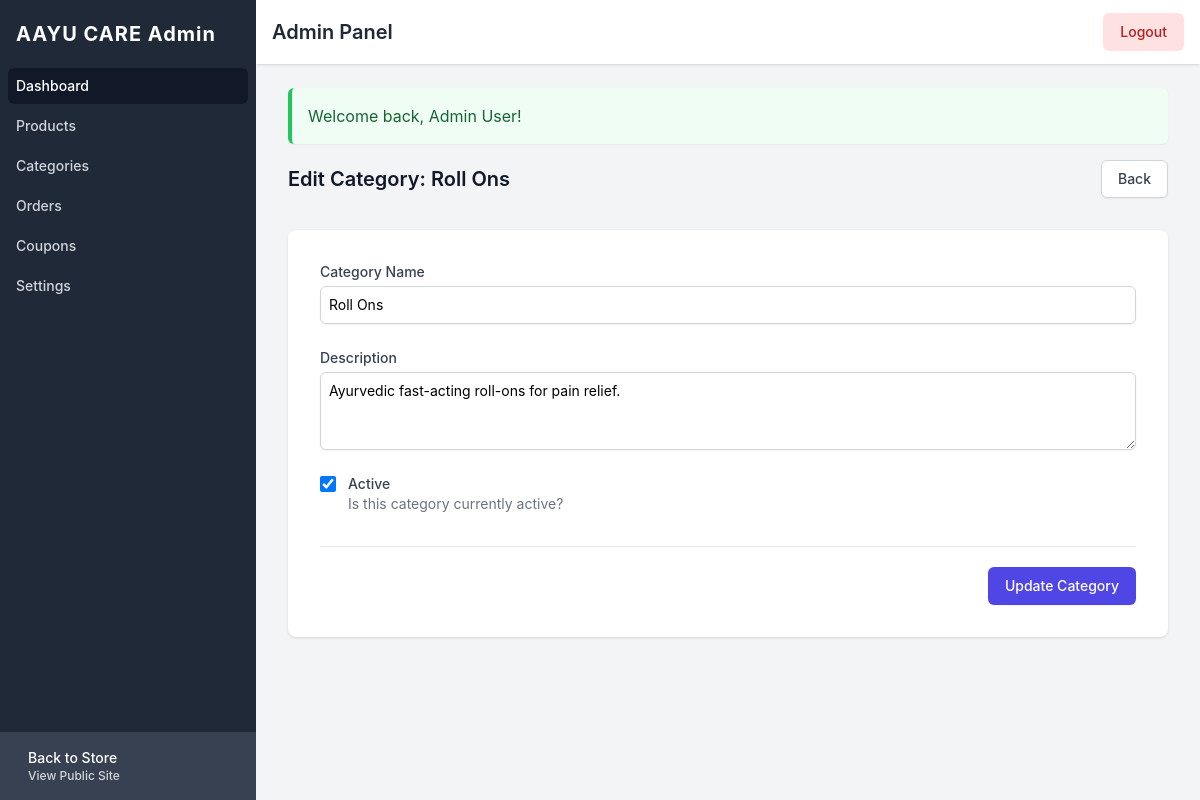
The page /admin/categories/edit?id=1 (signed in) on the database its author committed.
### tables this page shows
CREATE TABLE `categories` (
  `id` int NOT NULL AUTO_INCREMENT,
  `name` varchar(100) NOT NULL,
  `slug` varchar(100) NOT NULL,
  `description` text,
  `status` tinyint(1) NOT NULL DEFAULT '1',
  `created_at` timestamp NULL DEFAULT CURRENT_TIMESTAMP,
  PRIMARY KEY (`id`),
  UNIQUE KEY `slug` (`slug`)
);

### core/controllers/AdminCategoryController.php (called while the page is built, shortened)
<?php
class AdminCategoryController {
    private $db;
    public function __construct(PDO $db) {
        $this->db = $db;
    }
    public function edit($id) {
        $stmt = $this->db->prepare("SELECT * FROM categories WHERE id = :id");
        $stmt->execute(['id' => $id]);
        $category = $stmt->fetch();
        require_once __DIR__ . '/../views/admin/categories/edit.php';
    }
}
?>

### core/helpers/functions.php (called while the page is built, shortened)
<?php
function sanitize($string) {
    return htmlspecialchars(trim((string)($string ?? '')), ENT_QUOTES, 'UTF-8');
}
?>

### core/views/admin/categories/edit.php (the view)
<?php
require_once __DIR__ . '/../partials/header.php';
?>
<div class="sm:flex sm:items-center mb-8">
    <div class="sm:flex-auto">
        <h1 class="text-xl font-semibold text-gray-900">Edit Category: <?php echo sanitize($category['name']); ?></h1>
    </div>
    <div class="mt-4 sm:mt-0 sm:ml-16 sm:flex-none">
        <a href="/admin/categories" class="inline-flex items-center justify-center rounded-md border border-gray-300 bg-white px-4 py-2 text-sm font-medium text-gray-700 shadow-sm hover:bg-gray-50 focus:outline-none">Back</a>
    </div>
</div>
<form action="/admin/categories/edit?id=<?php echo $category['id']; ?>" method="POST" class="space-y-8 divide-y divide-gray-200 bg-white p-8 rounded-lg shadow">
    <div class="space-y-8 divide-y divide-gray-200">
        <div>
            <div class="grid grid-cols-1 gap-y-6 gap-x-4 sm:grid-cols-6">
                <div class="sm:col-span-6">
                    <label for="name" class="block text-sm font-medium text-gray-700"> Category Name </label>
                    <div class="mt-1">
                        <input type="text" name="name" id="name" value="<?php echo sanitize($category['name']); ?>" required class="shadow-sm focus:ring-indigo-500 focus:border-indigo-500 block w-full sm:text-sm border-gray-300 rounded-md p-2 border">
                    </div>
                </div>
                <div class="sm:col-span-6">
                    <label for="description" class="block text-sm font-medium text-gray-700"> Description </label>
                    <div class="mt-1">
                        <textarea id="description" name="description" rows="3" class="shadow-sm focus:ring-indigo-500 focus:border-indigo-500 block w-full sm:text-sm border border-gray-300 rounded-md p-2"><?php echo sanitize($category['description']); ?></textarea>
                    </div>
                </div>
                <div class="sm:col-span-6">
                    <div class="flex items-start">
                        <div class="flex h-5 items-center">
                            <input id="status" name="status" type="checkbox" <?php echo $category['status'] ? 'checked' : ''; ?> class="h-4 w-4 rounded border-gray-300 text-indigo-600 focus:ring-indigo-500">
                        </div>
                        <div class="ml-3 text-sm">
                            <label for="status" class="font-medium text-gray-700">Active</label>
                            <p class="text-gray-500">Is this category currently active?</p>
                        </div>
                    </div>
                </div>
            </div>
        </div>
    </div>
    <div class="pt-5">
        <div class="flex justify-end">
            <button type="submit" class="ml-3 inline-flex justify-center rounded-md border border-transparent bg-indigo-600 py-2 px-4 text-sm font-medium text-white shadow-sm hover:bg-indigo-700 focus:outline-none">Update Category</button>
        </div>
    </div>
</form>
<?php require_once __DIR__ . '/../partials/footer.php'; ?>

### core/views/admin/partials/header.php (style rules this page uses)
body { font-family: 'Inter', sans-serif; }

### rows shown on the page
categories: name "Roll Ons", description "Ayurvedic fast-acting roll-ons for pain relief.", status "☑"

### other values the page prints
$role "Admin"
$message "Welcome back, Admin User!"
